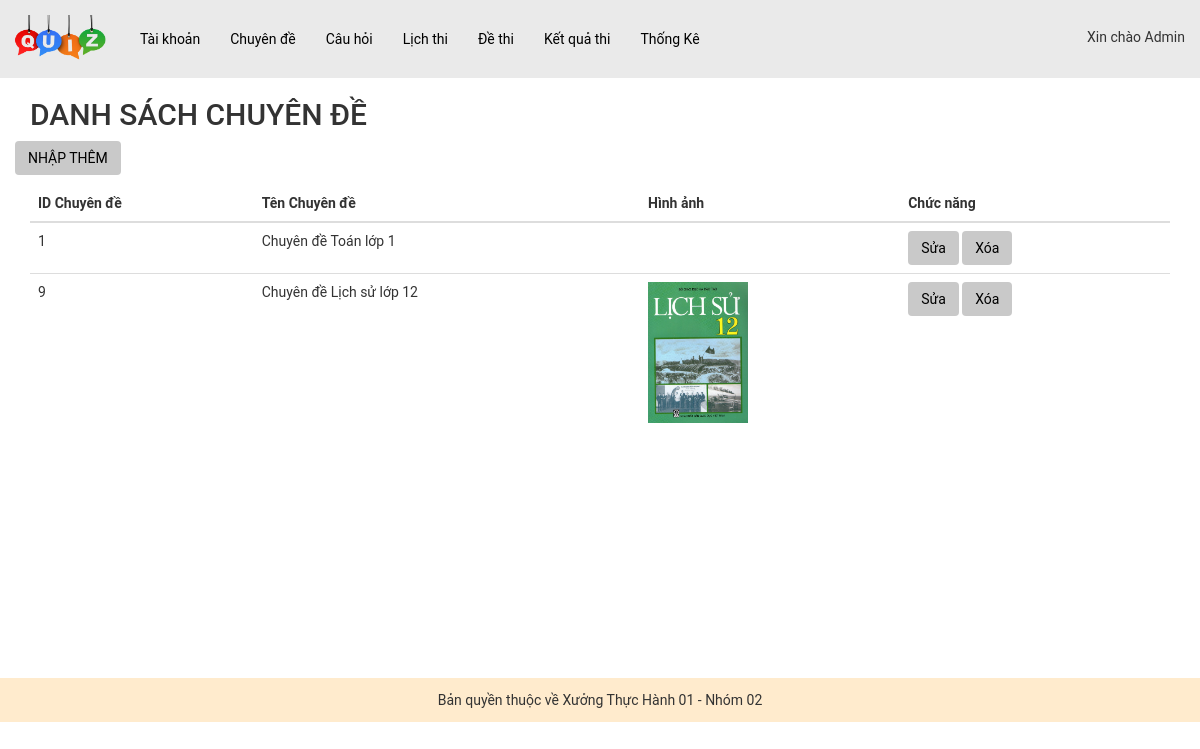
The app's page /admin/index.php?act=dscd (signed in) with its own data.
### tables this page shows
CREATE TABLE `chuyende` (
  `id_cd` int(11) NOT NULL,
  `name` varchar(255) NOT NULL COMMENT 'Tên chuyên đề',
  `image_cd` varchar(255) DEFAULT NULL
);

### model/pdo.php (called while the page is built, shortened)
<?php
function pdo_get_connection(){
    $servername = "localhost";
    $username = "root";
    $password = "";
    try {
        $conn = new PDO("mysql:host=$servername;dbname=xuongth01_02", $username, $password);
        $conn->setAttribute(PDO::ATTR_ERRMODE, PDO::ERRMODE_EXCEPTION);
        return $conn;
    } catch(PDOException $e) {
        echo "Connection failed: " . $e->getMessage();
    }
}
function pdo_query($sql){
    $sql_args=array_slice(func_get_args(),1);
    try{
        $conn=pdo_get_connection();
        $stmt=$conn->prepare($sql);
        $stmt->execute($sql_args);
        $rows=$stmt->fetchAll();
        return $rows;
    }
    catch(PDOException $e){
        throw $e;
    }
    finally{
        unset($conn);
    }
}
?>

### model/chuyende.php (called while the page is built, shortened)
<?php
function loadall_chuyende()
{
    $sql = "select * from chuyende order by id_cd asc";
    $listchuyende = pdo_query($sql);
    return $listchuyende;
}

### admin/chuyende/list-chuyende.php (the view)
<body>
    <div class="container">
        <h2>DANH SÁCH CHUYÊN ĐỀ </h2>
        <div class="row mb10">
            <a class="btn" href="?act=add-chuyende">NHẬP THÊM</a>
        </div>
        <table class="table">
            <thead>
                <tr>
                    <th>ID Chuyên đề </th>
                    <th>Tên Chuyên đề </th>
                    <th>Hình ảnh</th>
                    <th>Chức năng</th>
                </tr>
            </thead>
            <tbody>
                <?php
                foreach ($listchuyende as $chuyende) {
                    extract($chuyende);
                    $suacd = "index.php?act=suacd&id_cd=" . $id_cd;
                    $xoacd = "index.php?act=xoacd&id_cd=" . $id_cd;
                    $hinhpath = "../uploads/" . $image_cd;
                    if (is_file($hinhpath)) {
                        $hinh_cd = "<img src='" . $hinhpath . "' width='100px'>";
                    } else {
                        $hinh_cd = "";
                    }
                    echo ' <tr>
                    <td>' . $id_cd . '</td>
                    <td>' . $name . '</td>
                    <td>' . $hinh_cd . '</td>
                    <td><a class="btn" href="' . $suacd . '">Sửa</a> <a class="btn" href="' . $xoacd . '">Xóa</a></td>
                </tr>';
                }
                ?>
            </tbody>
        </table>
    </div>
</body>
</html>

### assets/css/style_admin.css (style rules this page uses)
.container { margin: 0px auto; padding: 0px; min-height: 450px; }
* { padding: 0px; margin: 0px; font-family: roboto; }
.mb10 { margin-bottom: 10px; }
.row { float: left; width: 100%; }
.btn { background-color: #c9c9c9; padding: 10px; color: black; }

### records on screen
chuyende: id_cd "1", name "Chuyên đề Toán lớp 1"
chuyende: id_cd "9", name "Chuyên đề Lịch sử lớp 12", image_cd (picture)

### other values on screen
$_SESSION['user']['fullname'] "Admin"
